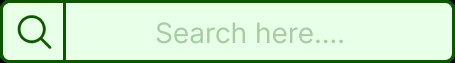
#> input picture img/Group 2.png, 455 x 63 px
$ python img_converter.py
#> lines starting #> are read from the running program, lines starting #| are printed output that depends on the picture; after the words box and inside, x2 and y2 are one past the last pixel; in counts of white or black regions, pixels touching at a corner belong together
#> the answer given: ../img/Group 2.png
import cv2
import pytesseract
from PIL import Image
import numpy as np
import re
from typing import Tuple, Optional

class AdaptiveImageTextAnalyzer:
    def __init__(self, tesseract_path: Optional[str] = None):
        """
        Initialize the AdaptiveImageTextAnalyzer

        Args:
            tesseract_path: Path to tesseract executable (if not in PATH)
        """
        if tesseract_path:
            pytesseract.pytesseract.tesseract_cmd = tesseract_path

        # Article indicator keywords (for content analysis)
        self.article_keywords = [
            'article', 'news', 'report', 'story', 'according', 'sources',
            'said', 'told', 'reported', 'published', 'breaking', 'update',
            'journalist', 'correspondent', 'editor', 'newspaper', 'magazine',
            'headline', 'byline', 'dateline', 'press', 'media'
        ]

    def preprocess_image(self, image_path: str) -> list:
        """
        Preprocess the image with multiple techniques to improve OCR accuracy

        Args:
            image_path: Path to the input image

        Returns:
            List of processed images to try for OCR
        """
#> called with image_path = '../img/Group 2.png'
        try:
            # Read image
            img = cv2.imread(image_path)
#> img is the input picture: shape (63, 455, 3); mean B, G, R 201.1, 232.3, 202.8
            if img is None:
                raise ValueError("Could not load image. Please check the file path.")

            # Convert to grayscale
            gray = cv2.cvtColor(img, cv2.COLOR_BGR2GRAY)
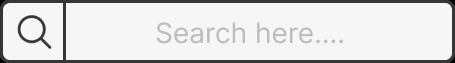
#> gray: shape (63, 455); min 0, max 246, mean 220.3

            processed_images = []

            # Method 1: Original image (sometimes works best)
            processed_images.append(("original", gray))

            # Method 2: Simple thresholding
            _, thresh1 = cv2.threshold(gray, 0, 255, cv2.THRESH_BINARY + cv2.THRESH_OTSU)
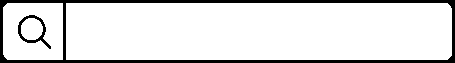
#> thresh1: shape (63, 455); 87.6% white; 2 black regions, box (x1, y1, x2, y2) and area: (0, 0, 455, 63) 3285, (18, 15, 51, 49) 260
            processed_images.append(("otsu_threshold", thresh1))

            # Method 3: Gaussian blur + threshold
            blur = cv2.GaussianBlur(gray, (5, 5), 0)
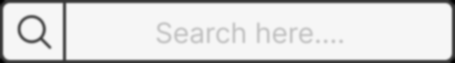
#> blur: shape (63, 455); min 0, max 246, mean 220.3
            _, thresh2 = cv2.threshold(blur, 0, 255, cv2.THRESH_BINARY + cv2.THRESH_OTSU)
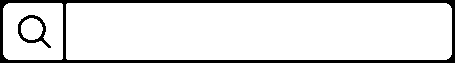
#> thresh2: shape (63, 455); 87.5% white; 2 black regions, box (x1, y1, x2, y2) and area: (0, 0, 455, 63) 3295, (18, 15, 51, 48) 281
            processed_images.append(("blur_threshold", thresh2))

            # Method 4: Adaptive thresholding
            adaptive = cv2.adaptiveThreshold(gray, 255, cv2.ADAPTIVE_THRESH_GAUSSIAN_C, cv2.THRESH_BINARY, 11, 2)
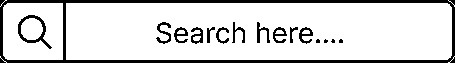
#> adaptive: shape (63, 455); 84.2% white; 16 black regions (4 under 20 px), largest, box (x1, y1, x2, y2) and area: (0, 0, 455, 63) 3247, (18, 15, 52, 49) 275, (156, 22, 171, 44) 131
            processed_images.append(("adaptive", adaptive))

            # Method 5: Morphological operations
            kernel = np.ones((2, 2), np.uint8)
            opening = cv2.morphologyEx(thresh1, cv2.MORPH_OPEN, kernel)
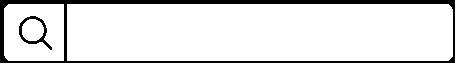
#> opening: shape (63, 455); 87.6% white; 2 black regions, box (x1, y1, x2, y2) and area: (0, 0, 455, 63) 3285, (19, 16, 52, 50) 261
            processed_images.append(("morphological", opening))

            # Method 6: Erosion and dilation
            kernel2 = np.ones((1, 1), np.uint8)
            erosion = cv2.erode(thresh1, kernel2, iterations=1)
            dilation = cv2.dilate(erosion, kernel2, iterations=1)
            processed_images.append(("erosion_dilation", dilation))

            # Method 7: Contrast enhancement
            clahe = cv2.createCLAHE(clipLimit=2.0, tileGridSize=(8, 8))
            enhanced = clahe.apply(gray)
            _, thresh_enhanced = cv2.threshold(enhanced, 0, 255, cv2.THRESH_BINARY + cv2.THRESH_OTSU)
#> thresh_enhanced: shape (63, 455); 87.7% white; 2 black regions, box (x1, y1, x2, y2) and area: (0, 0, 455, 63) 3279, (18, 15, 51, 49) 257
            processed_images.append(("enhanced_contrast", thresh_enhanced))

            return processed_images

        except Exception as e:
            raise Exception(f"Error preprocessing image: {str(e)}")

    def extract_text_from_image(self, image_path: str) -> str:
        """
        Extract text from image using multiple OCR approaches for best readability

        Args:
            image_path: Path to the input image

        Returns:
            Best extracted text as string
        """
        try:
            # Get multiple preprocessed versions of the image
            processed_images = self.preprocess_image(image_path)
#> processed_images = 7 items

            best_text = ""
            best_score = 0
            best_method = ""

            # Different OCR configurations optimized for readability
            ocr_configs = [
                # Assume a single uniform block of vertically aligned text
                '--oem 3 --psm 6',
                # Assume a single uniform block of text
                '--oem 3 --psm 4',
                # Fully automatic page segmentation
                '--oem 3 --psm 3',
                # Assume a single column of text of variable sizes
                '--oem 3 --psm 5',
                # Single text line
                '--oem 3 --psm 7',
                # Sparse text (find as much text as possible in no particular order)
                '--oem 3 --psm 11',
                # Raw line (treat the image as a single text line)
                '--oem 3 --psm 13',
                # Single word in a circle (if that's the case)
                '--oem 3 --psm 8'
            ]

            print("🔍 Trying different OCR methods for best readability...")

            for method_name, processed_img in processed_images:
                for i, config in enumerate(ocr_configs):
                    try:
                        # Extract text using current configuration
                        text = pytesseract.image_to_string(processed_img, config=config)

                        if text and len(text.strip()) > 0:
                            # Clean up the extracted text while preserving structure
                            cleaned_text = self.clean_text_preserve_structure(text)

                            # Score this result for readability
                            score = self._score_readability(cleaned_text)

                            if score > best_score:
                                best_text = cleaned_text
                                best_score = score
                                best_method = f"{method_name} + config_{i+1}"
                                print(f"  ✅ Better result found: {method_name} + config_{i+1} (readability score: {score:.2f})")

                    except Exception:
                        continue  # Try next configuration
#> this loop made 1 pass
#> method_name on pass 1: 'original'
#> after the loop, best_method = ''; best_score = 0; best_text = ''

            if best_text:
                print(f"🏆 Best method: {best_method} (final readability score: {best_score:.2f})")
                return best_text
            else:
                return ""

        except Exception as e:
            raise Exception(f"Error extracting text from image: {str(e)}")

    # [261 lines left out: functions clean_text_preserve_structure, _score_readability, analyze_text_content, _classify_content_type, not called in this run]

    def analyze_image(self, image_path: str) -> dict:
        """
        Main method to analyze image text content adaptively

        Args:
            image_path: Path to the input image

        Returns:
            Dictionary with analysis results
        """
        try:
            # Extract text from image
            extracted_text = self.extract_text_from_image(image_path)

            # Analyze the extracted text
            analysis = self.analyze_text_content(extracted_text)

            result = {
                'success': True,
                'text': extracted_text,
                'content_type': analysis['content_type'],
                'confidence': analysis['confidence'],
                'details': analysis['details'],
                'statistics': analysis.get('statistics', {}),
                'message': None
            }

            # Generate appropriate message
            if analysis['content_type'] == 'empty':
                result['message'] = f"❌ {analysis['details']}"
            else:
                result['message'] = f"✅ Content analyzed successfully. {analysis['details']} (Confidence: {analysis['confidence']}%)"

            return result

        except Exception as e:
            return {
                'success': False,
                'text': None,
                'content_type': 'error',
                'confidence': 0,
                'details': f"Error processing image: {str(e)}",
                'statistics': {},
                'message': f"❌ Failed to process image: {str(e)}"
            }

def main():
    """
    Example usage of the AdaptiveImageTextAnalyzer
    """
    # Initialize analyzer
    analyzer = AdaptiveImageTextAnalyzer()

    # Example usage
    print("=== Adaptive Image Text Analyzer ===\n")

    # Get image path from user
    image_path = input("Enter the path to your image file: ").strip()

    if not image_path:
        print("❌ No image path provided.")
        return

    print(f"\n🔍 Analyzing image: {image_path}")
    print("=" * 50)

    # Analyze image text
    result = analyzer.analyze_image(image_path)

    # Display results
    print(f"Status: {'✅ Success' if result['success'] else '❌ Failed'}")
    print(f"Message: {result['message']}")
    print(f"Content Type: {result['content_type'].replace('_', ' ').title()}")
    print(f"Confidence: {result['confidence']}%")

    if result['statistics']:
        stats = result['statistics']
        print(f"\n📊 Text Statistics:")
        print(f"  • Words: {stats['word_count']}")
        print(f"  • Sentences: {stats['sentence_count']}")
        print(f"  • Paragraphs: {stats['paragraph_count']}")
        print(f"  • Avg Words per Sentence: {stats['avg_words_per_sentence']}")
        if stats['keyword_matches']:
            print(f"  • Article Keywords Found: {', '.join(stats['keyword_matches'])}")

    if result['text']:
        print(f"\n📄 Extracted Text:")
        print("-" * 50)
        print(result['text'])
        print("-" * 50)

    print("\n" + "=" * 50)

if __name__ == "__main__":
    main()
#> (the call stopped at in extract_text_from_image, `text = pytesseract.image_to_string(processed_img, config=config)`: pytesseract is not available in this run)
